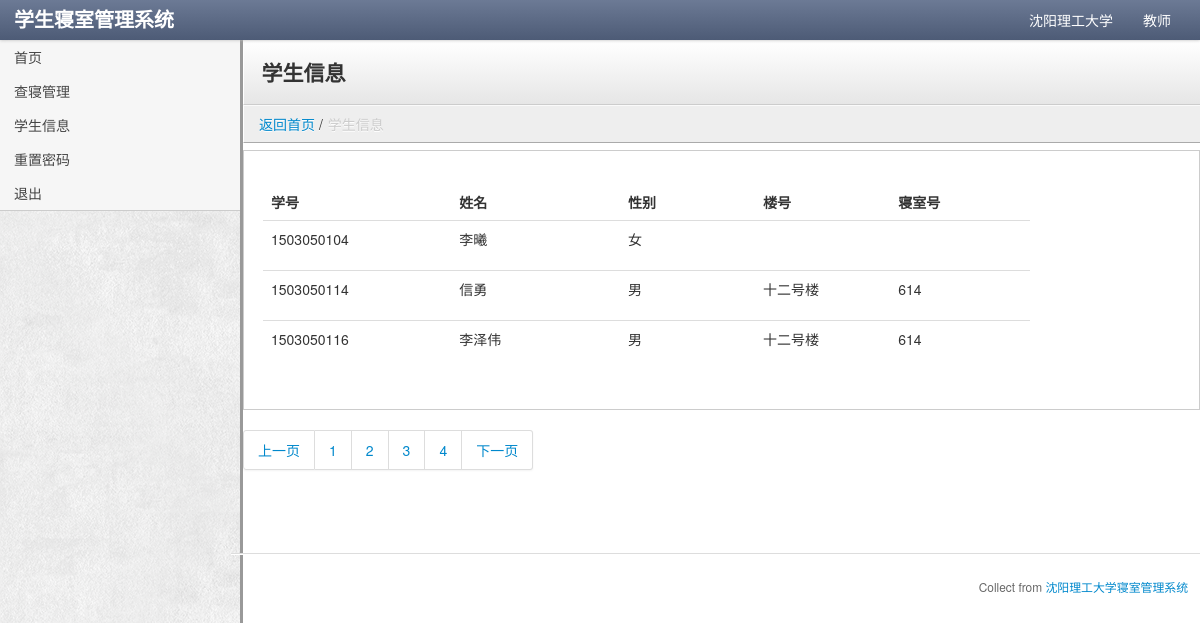
Screenshot of /2_DRM_stu_list.php (signed in) with the database file from the repository.
### tables this page shows
CREATE TABLE `tbl_student` (
  `stu_ID` int(10) NOT NULL COMMENT '学生学号',
  `stu_userName` char(16) NOT NULL COMMENT '用户名',
  `stu_password` char(16) NOT NULL COMMENT '密码',
  `stu_sex` tinyint(1) NOT NULL COMMENT '性别(0男1女)',
  `stu_name` char(6) NOT NULL COMMENT '学生姓名',
  `stu_state` tinyint(3) NOT NULL COMMENT '学生状态(0退宿,1在校)',
  `stu_class` char(8) NOT NULL COMMENT '学生班级'
);

CREATE TABLE `tbl_stu_dor` (
  `stu_ID` int(10) NOT NULL,
  `dor_ID` int(2) NOT NULL,
  `room_ID` int(3) NOT NULL
);

CREATE TABLE `tbl_dormitory` (
  `dor_ID` int(2) NOT NULL COMMENT '楼号',
  `dor_address` varchar(16) NOT NULL COMMENT '地址',
  `dor_sex` tinyint(1) NOT NULL COMMENT '性别'
);

### 2_DRM_stu_list.php (the view, shortened to what this page needs)
<!DOCTYPE html>
<html lang="en">
<head>
    <?php include("footer_head.php");
    require_once ("config.php");
    if(isset($_COOKIE["PHPSESSID"])){
    if(isset($_SESSION["right"])&&$_SESSION["right"]==1) {
            ?>
</head>
<body class="">
<?php include("2_DRM_footer_body.php"); ?>
<div class="content">
    <div class="header">
        <h1 class="page-title">学生信息</h1>
    </div>
    <ul class="breadcrumb">
        <li><a href="1_DRM_index.php">返回首页</a> /<span class="divider">学生信息</span></li>
    </ul>
    <div class="well">
        <table class="table">
            <thead>
            <tr>
                <th width="253">学号</th>
                <th width="271">姓名</th>
                <th width="209">性别</th>
                <th width="209">楼号</th>
                <th width="209">寝室号</th>
                <th width="190">&nbsp;</th>
                <th width="39" style="width: 26px;"></th>
            </tr>
            </thead>
            <tbody>
            <?php
            $sqlAllStudents="SELECT tbl_student.stu_ID,tbl_student.stu_name,tbl_student.stu_sex,tbl_dormitory.dor_address,tbl_stu_dor.room_ID FROM tbl_student
LEFT JOIN tbl_stu_dor ON tbl_student.stu_ID = tbl_stu_dor.stu_ID
LEFT JOIN tbl_dormitory ON tbl_dormitory.dor_ID = tbl_stu_dor.dor_ID
WHERE stu_state = '1' ORDER BY tbl_student.stu_ID";
            if($resAS=mysqli_query($db,$sqlAllStudents)) {
                while ($rows = mysqli_fetch_assoc($resAS)) {
                    echo "<tr>";
                    echo "<td>" . $rows["stu_ID"] . "</td>";
                    echo "<td>" . $rows["stu_name"] . "</td>";
                    $sex = $rows["stu_sex"] ? "女" : "男";
                    echo "<td>" . $sex . "</td>";
                    echo "<td>" . $rows["dor_address"] . "</td>";
                    echo "<td>" . $rows["room_ID"] . "</td>";
                    echo "</tr>";
                }
            }
            ?>
            </tbody>
        </table>
    </div>
    <div class="pagination">
        <ul>
            <li><a href="#">上一页</a></li>
            <li><a href="#">1</a></li>
            <li><a href="#">2</a></li>
            <li><a href="#">3</a></li>
            <li><a href="#">4</a></li>
            <li><a href="#">下一页</a></li>
        </ul>
    </div>
    <?php include("footer_bottom.php");?>
</div>
</body>
</html>
    <?php
}
}
else{
    ?>
    <script>
        window.location = "sign-in.php";
    </script>
    <?php
}

### stylesheets/theme.css (style rules this page uses)
body { background: url("../images/extra_clean_paper.png"); background-position: initial initial; background-repeat: initial initial; background-position: initial initial; background-repeat: initial initial; margin: 0px; padding: 0px; }
h1 { margin-top: 0px; color: #eee; }
.content { min-width: 400px; position: relative; min-height: 800px; background: #fff; margin-left: 240px; border-left: 1px solid #cccccc; border-left: 3px solid #999999; }
.header { background: #ffffff; background: #ffffff; background: -webkit-gradient(linear, left bottom, left top, color-stop(0, #e6e6e6), color-stop(1, #ffffff)); background: -ms-linear-gradient(bottom, #e6e6e6, #ffffff); background: -moz-linear-gradient(center bottom, #e6e6e6 0%, #ffffff 100%); background: -o-linear-gradient(bottom, #e6e6e6, #ffffff); filter: progid:dximagetransform.microsoft.gradient(startColorStr='#4d5b76', EndColorStr='#6c7a95'); -ms-filter: "progid:DXImageTransform.Microsoft.gradient(startColorStr='#ffffff',EndColorStr='#e6e6e6')"; border-bottom: 1px solid #cccccc; border-top: 1px solid #ffffff; border-left: 1px solid #ffffff; padding: 0em 1.25em; }
.header h1 { margin: 1em 0em; padding: 0em; line-height: 1em; font-size: 1.5em; color: #eee; color: #333; }
.breadcrumb { -webkit-box-shadow: none; -moz-box-shadow: none; box-shadow: none; -webkit-border-radius: 0px; -moz-border-radius: 0px; border-radius: 0px; -moz-background-clip: padding; -webkit-background-clip: padding-box; background-clip: padding-box; background: #eee; border-bottom: 1px solid #aaa; border-top: 1px solid #fafafa; border-left: 1px solid #fff; margin-bottom: .5em; }
.well { background-color: #fff; border: 1px solid #ccc; -webkit-box-shadow: 1px 1px 0px #ffffff; -moz-box-shadow: 1px 1px 0px #ffffff; box-shadow: 1px 1px 0px #ffffff; -webkit-border-radius: 0px; -moz-border-radius: 0px; border-radius: 0px; -moz-background-clip: padding; -webkit-background-clip: padding-box; background-clip: padding-box; }

### footer_head.php (style rules this page uses)
tr { height: 50px; }

### rows the page displays
tbl_student: stu_ID "1503050104", stu_name "李曦", stu_sex "女"
tbl_stu_dor: stu_ID.stu_ID "1503050114", stu_ID.stu_name "信勇", stu_ID.stu_sex "男", dor_ID.dor_address "十二号楼", room_ID "614"
tbl_stu_dor: stu_ID.stu_ID "1503050116", stu_ID.stu_name "李泽伟", stu_ID.stu_sex "男", dor_ID.dor_address "十二号楼", room_ID "614"
